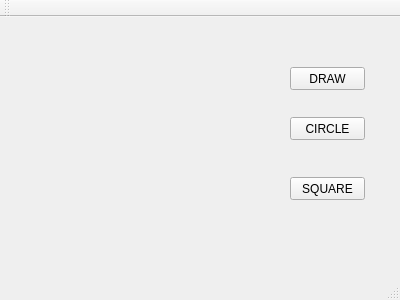
<?xml version="1.0" encoding="UTF-8"?>
<ui version="4.0">
 <class>MainWindow</class>
 <widget class="QMainWindow" name="MainWindow">
  <property name="geometry">
   <rect>
    <x>0</x>
    <y>0</y>
    <width>400</width>
    <height>300</height>
   </rect>
  </property>
  <property name="windowTitle">
   <string>MainWindow</string>
  </property>
  <widget class="QWidget" name="centralWidget">
   <widget class="QLabel" name="label">
    <property name="geometry">
     <rect>
      <x>40</x>
      <y>30</y>
      <width>321</width>
      <height>191</height>
     </rect>
    </property>
    <property name="text">
     <string/>
    </property>
   </widget>
   <widget class="QPushButton" name="Draw">
    <property name="geometry">
     <rect>
      <x>290</x>
      <y>50</y>
      <width>75</width>
      <height>23</height>
     </rect>
    </property>
    <property name="text">
     <string>DRAW</string>
    </property>
   </widget>
   <widget class="QPushButton" name="Circle">
    <property name="geometry">
     <rect>
      <x>290</x>
      <y>100</y>
      <width>75</width>
      <height>23</height>
     </rect>
    </property>
    <property name="text">
     <string>CIRCLE</string>
    </property>
   </widget>
   <widget class="QPushButton" name="Square">
    <property name="geometry">
     <rect>
      <x>290</x>
      <y>160</y>
      <width>75</width>
      <height>23</height>
     </rect>
    </property>
    <property name="text">
     <string>SQUARE</string>
    </property>
   </widget>
  </widget>
  <widget class="QMenuBar" name="menuBar">
   <property name="geometry">
    <rect>
     <x>0</x>
     <y>0</y>
     <width>400</width>
     <height>21</height>
    </rect>
   </property>
  </widget>
  <widget class="QToolBar" name="mainToolBar">
   <attribute name="toolBarArea">
    <enum>TopToolBarArea</enum>
   </attribute>
   <attribute name="toolBarBreak">
    <bool>false</bool>
   </attribute>
  </widget>
  <widget class="QStatusBar" name="statusBar"/>
 </widget>
 <layoutdefault spacing="6" margin="11"/>
 <resources/>
 <connections/>
</ui>
